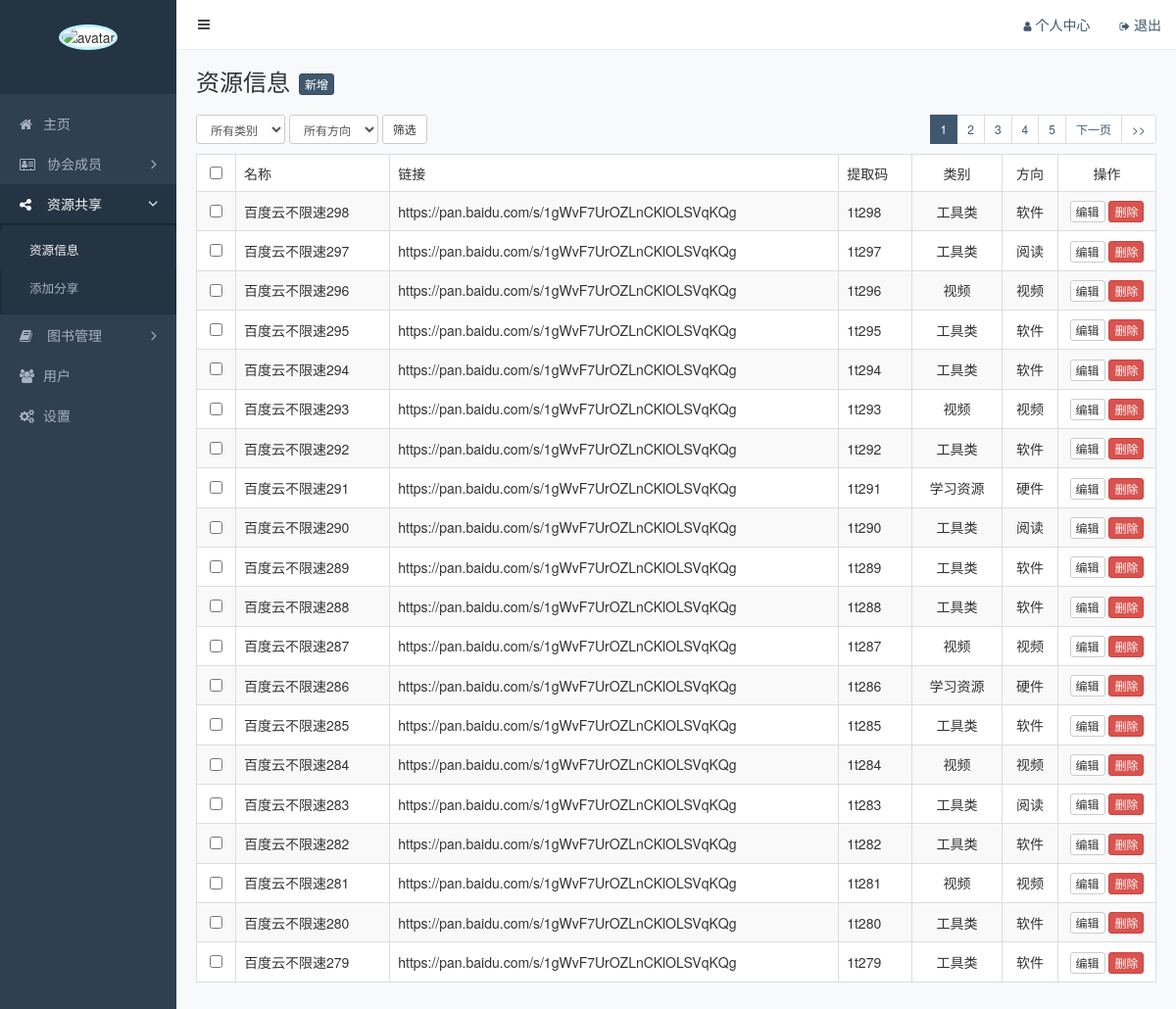
Screenshot of /admin/resource.php (signed in) with the database file from the repository.
### tables this page shows
CREATE TABLE `resource`  (
  `id` int(11) NOT NULL AUTO_INCREMENT COMMENT '主键',
  `name` varchar(200) NOT NULL COMMENT '名称',
  `link` varchar(200) NOT NULL COMMENT '链接',
  `link_pw` varchar(200) NULL DEFAULT NULL COMMENT '提取码',
  `category` varchar(200) NULL DEFAULT NULL COMMENT '类别',
  `direction` varchar(200) NULL DEFAULT NULL COMMENT '方向',
  PRIMARY KEY (`id`) USING BTREE
);

### functions.php (called while the page is built, shortened)
<?php
function wx_connect_sql() {
    $connection = mysqli_connect(WX_DB_HOST, WX_DB_USER, WX_DB_PASS, WX_DB_NAME);
    mysqli_set_charset($connection, 'utf8');
    return $connection;
}
function wx_fetch_all ($sql) {
    $connection = wx_connect_sql();
    $data = array();
    if ($result = mysqli_query($connection ,$sql)) {
        while ($row = mysqli_fetch_array($result)) {
            $data[] = $row;
        }
    }
    return $data = isset($data) ? $data : null;
}
function wx_fetch_one ($sql) {
    $data = wx_fetch_all($sql);
    return isset($data[0]) ? $data[0] : null;
}

### admin/resource.php (the view, shortened to what this page needs)
<?php
    require_once '../functions.php';
    $where = '1 = 1';
    $search = '';
    $size = 20;
    $page = empty($_GET['page']) ? 1 : (int)$_GET['page'];
    $total_count = (int)wx_fetch_one("select count(1) as count from resource
                        where {$where}")['count'];
    $total_pages = (int)ceil($total_count / $size);
    $offset = ($page - 1) * $size;
    $post = wx_fetch_all("select
                *
                from resource
                where {$where}
                order by resource.id desc
                limit {$offset}, {$size};
    ");
    $visiables = 5;
    $begin = $page - ($visiables - 1) / 2 ;
    $begin = $begin < 1 ? 1 : $begin;
    $end = $begin + $visiables - 1;
    $end = $end > $total_pages ? $total_pages : $end;
    $begin = $end - $visiables + 1;
    $begin = $begin < 1 ? 1 : $begin;
?>
<!DOCTYPE html>
<html lang="en">
<head>
    <link rel="stylesheet" href="/static/assets/vendors/bootstrap/css/bootstrap.css">
    <link rel="stylesheet" href="/static/assets/vendors/font-awesome/css/font-awesome.css">
    <link rel="stylesheet" href="/static/assets/vendors/nprogress/nprogress.css">
    <link rel="stylesheet" href="/static/assets/css/admin.css">
</head>
<body>
    <div class="main">
        <?php include 'inc/navbar.php' ?>
        <div class="container-fluid">
            <div class="page-title">
                <h1>资源信息</h1>
                <a href="resource-add.php" class="btn btn-primary btn-xs">新增</a>
            </div>
            <div class="page-action">
                <form class="form-inline" action="">
                    <select class="form-control input-sm" name="category">
                        <option value="all">所有类别</option>
                    </select>
                    <select class="form-control input-sm" name="direction">
                        <option value="all">所有方向</option>
                    </select>
                    <button class="btn btn-default btn-sm">筛选</button>
                </form>
                <ul class="pagination pagination-sm pull-right">
                    <?php for ($i = $begin; $i <= $end; $i++): ?>
                    <li<?php echo $i === $page ? ' class="active"' : ''; ?>><a href="?page=<?php echo $i . $search; ?>"><?php echo $i; ?></a></li>
                    <?php endfor ?>
                    <li<?php echo $page == $total_pages ? ' class="hidden"' : ''?>><a href="?page=<?php echo (int)($page + 1) . $search; ?>">下一页</a></li>
                    <li<?php echo $page == $total_pages ? ' class="hidden"' : ''?> ><a  href="?page=<?php echo $total_pages ?>" >>></a></li>
                </ul>
            </div>
            <table class="table table-striped table-bordered table-hover">
                <thead>
                    <tr>
                        <th class="text-center" width="40"><input type="checkbox" name="" id=""></th>
                        <th>名称</th>
                        <th>链接</th>
                        <th>提取码</th>
                        <th class="text-center">类别</th>
                        <th class="text-center">方向</th>
                        <th class="text-center" width="100">操作</th>
                    </tr>
                </thead>
                <tbody>
                <?php if (isset($post)) : ?>
                    <?php foreach ($post as $item) : ?>
                    <tr>
                        <td class="text-center"><input type="checkbox" data-id="<?php echo $item['id']; ?>"></td>
                        <td><?php echo $item['name']; ?></td>
                        <td><?php echo $item['link']; ?></td>
                        <td><?php echo $item['link_pw']; ?></td>
                        <td class="text-center"><?php echo $item['category']; ?></td>
                        <td class="text-center"><?php echo $item['direction']; ?></td>
                        <td class="text-center">
                            <a href="/admin/resource-add.php?from=resource&id=<?php echo $item['id'] ?>" class="btn btn-default btn-xs">编辑</a>
                            <a href="/admin/api/delete.php?id=<?php echo $item['id'] . '&from=resource'?>" class="btn btn-danger btn-xs">删除</a>
                        </td>
                    </tr>
                    <?php endforeach ?>
                    <?php endif ?>
                </tbody>
            </table>
        </div>
    </div>
    <?php include 'inc/sidebar.php'?>
</body>
</html>

### static/assets/css/admin.css (style rules this page uses)
body { background: #f8f9fb; -webkit-font-smoothing: antialiased; -moz-osx-font-smoothing: grayscale; }
.form-control { box-shadow: none; }
.main { position: relative; overflow: hidden; min-width: 844px; min-height: 100vh; padding: 70px 5px 20px 185px; }
.main .container-fluid .page-title { overflow: hidden; margin-bottom: 20px; }
.main .container-fluid .page-title h1 { display: inline-block; margin: 0; font-size: 24px; font-weight: 400; }
.main .container-fluid .page-title .btn-primary { margin-left: 5px; vertical-align: bottom; }
.main .container-fluid .page-action { overflow: hidden; margin-bottom: 10px; }
.main .container-fluid .page-action .form-inline { display: inline-block; }
.main .container-fluid .page-action .btn { margin-right: 10px; }
.main .container-fluid .pagination { margin: 0; }
.main .container-fluid table { background-color: #fff; }
.main .container-fluid th { border-bottom: 1px; font-weight: 400; }
.main .container-fluid td { vertical-align: middle; }

### rows the page displays
resource: name "百度云不限速298", link "https://pan.baidu.com/s/1gWvF7UrOZLnCKlOLSVqKQg", link_pw "1t298", category "工具类", direction "软件"
resource: name "百度云不限速297", link "https://pan.baidu.com/s/1gWvF7UrOZLnCKlOLSVqKQg", link_pw "1t297", category "工具类", direction "阅读"
resource: name "百度云不限速296", link "https://pan.baidu.com/s/1gWvF7UrOZLnCKlOLSVqKQg", link_pw "1t296", category "视频", direction "视频"
resource: name "百度云不限速295", link "https://pan.baidu.com/s/1gWvF7UrOZLnCKlOLSVqKQg", link_pw "1t295", category "工具类", direction "软件"
resource: name "百度云不限速294", link "https://pan.baidu.com/s/1gWvF7UrOZLnCKlOLSVqKQg", link_pw "1t294", category "工具类", direction "软件"
resource: name "百度云不限速293", link "https://pan.baidu.com/s/1gWvF7UrOZLnCKlOLSVqKQg", link_pw "1t293", category "视频", direction "视频"
resource: name "百度云不限速292", link "https://pan.baidu.com/s/1gWvF7UrOZLnCKlOLSVqKQg", link_pw "1t292", category "工具类", direction "软件"
resource: name "百度云不限速291", link "https://pan.baidu.com/s/1gWvF7UrOZLnCKlOLSVqKQg", link_pw "1t291", category "学习资源", direction "硬件"
resource: name "百度云不限速290", link "https://pan.baidu.com/s/1gWvF7UrOZLnCKlOLSVqKQg", link_pw "1t290", category "工具类", direction "阅读"
resource: name "百度云不限速289", link "https://pan.baidu.com/s/1gWvF7UrOZLnCKlOLSVqKQg", link_pw "1t289", category "工具类", direction "软件"
resource: name "百度云不限速288", link "https://pan.baidu.com/s/1gWvF7UrOZLnCKlOLSVqKQg", link_pw "1t288", category "工具类", direction "软件"
resource: name "百度云不限速287", link "https://pan.baidu.com/s/1gWvF7UrOZLnCKlOLSVqKQg", link_pw "1t287", category "视频", direction "视频"
resource: name "百度云不限速286", link "https://pan.baidu.com/s/1gWvF7UrOZLnCKlOLSVqKQg", link_pw "1t286", category "学习资源", direction "硬件"
resource: name "百度云不限速285", link "https://pan.baidu.com/s/1gWvF7UrOZLnCKlOLSVqKQg", link_pw "1t285", category "工具类", direction "软件"
resource: name "百度云不限速284", link "https://pan.baidu.com/s/1gWvF7UrOZLnCKlOLSVqKQg", link_pw "1t284", category "视频", direction "视频"
resource: name "百度云不限速283", link "https://pan.baidu.com/s/1gWvF7UrOZLnCKlOLSVqKQg", link_pw "1t283", category "工具类", direction "阅读"
resource: name "百度云不限速282", link "https://pan.baidu.com/s/1gWvF7UrOZLnCKlOLSVqKQg", link_pw "1t282", category "工具类", direction "软件"
resource: name "百度云不限速281", link "https://pan.baidu.com/s/1gWvF7UrOZLnCKlOLSVqKQg", link_pw "1t281", category "视频", direction "视频"
resource: name "百度云不限速280", link "https://pan.baidu.com/s/1gWvF7UrOZLnCKlOLSVqKQg", link_pw "1t280", category "工具类", direction "软件"
resource: name "百度云不限速279", link "https://pan.baidu.com/s/1gWvF7UrOZLnCKlOLSVqKQg", link_pw "1t279", category "工具类", direction "软件"
